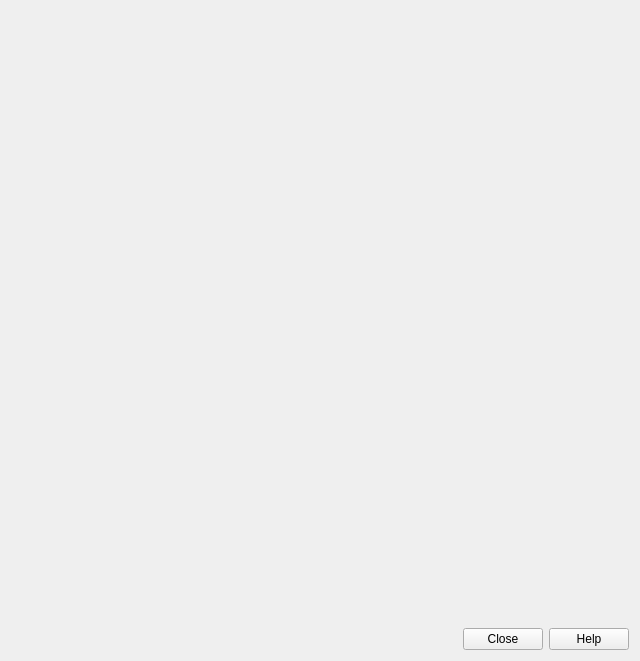
<?xml version="1.0" encoding="UTF-8"?>
<ui version="4.0">
 <class>QFieldCloudDialog</class>
 <widget class="QDialog" name="QFieldCloudDialog">
  <property name="geometry">
   <rect>
    <x>0</x>
    <y>0</y>
    <width>640</width>
    <height>661</height>
   </rect>
  </property>
  <property name="windowTitle">
   <string>WIMS Projects Overview</string>
  </property>
  <layout class="QVBoxLayout" name="verticalLayout">
   <item>
    <layout class="QHBoxLayout" name="headerHLayout">
     <item>
      <widget class="QLabel" name="welcomeLabel">
       <property name="text">
        <string/>
       </property>
       <property name="openExternalLinks">
        <bool>true</bool>
       </property>
      </widget>
     </item>
     <item>
      <spacer name="headerHSpacer">
       <property name="orientation">
        <enum>Qt::Horizontal</enum>
       </property>
       <property name="sizeHint" stdset="0">
        <size>
         <width>40</width>
         <height>20</height>
        </size>
       </property>
      </spacer>
     </item>
     <item>
      <widget class="QPushButton" name="avatarButton">
       <property name="sizePolicy">
        <sizepolicy hsizetype="Maximum" vsizetype="MinimumExpanding">
         <horstretch>50</horstretch>
         <verstretch>50</verstretch>
        </sizepolicy>
       </property>
       <property name="minimumSize">
        <size>
         <width>50</width>
         <height>50</height>
        </size>
       </property>
       <property name="maximumSize">
        <size>
         <width>16777215</width>
         <height>50</height>
        </size>
       </property>
       <property name="toolTip">
        <string>Click to sign out</string>
       </property>
       <property name="iconSize">
        <size>
         <width>50</width>
         <height>50</height>
        </size>
       </property>
       <property name="flat">
        <bool>true</bool>
       </property>
      </widget>
     </item>
    </layout>
   </item>
   <item>
    <widget class="QLabel" name="feedbackLabel">
     <property name="visible">
      <bool>false</bool>
     </property>
     <property name="styleSheet">
      <string notr="true">color: red</string>
     </property>
     <property name="text">
      <string/>
     </property>
     <property name="textFormat">
      <enum>Qt::PlainText</enum>
     </property>
     <property name="wordWrap">
      <bool>true</bool>
     </property>
     <property name="textInteractionFlags">
      <set>Qt::TextSelectableByKeyboard|Qt::TextSelectableByMouse</set>
     </property>
    </widget>
   </item>
   <item>
    <widget class="QStackedWidget" name="projectsStack">
     <property name="inputMethodHints">
      <set>Qt::ImhDialableCharactersOnly</set>
     </property>
     <property name="currentIndex">
      <number>2</number>
     </property>
     <widget class="QWidget" name="projectsListPage">
      <property name="sizePolicy">
       <sizepolicy hsizetype="Expanding" vsizetype="Expanding">
        <horstretch>0</horstretch>
        <verstretch>0</verstretch>
       </sizepolicy>
      </property>
      <layout class="QVBoxLayout" name="verticalLayout_2">
       <property name="leftMargin">
        <number>0</number>
       </property>
       <property name="topMargin">
        <number>0</number>
       </property>
       <property name="rightMargin">
        <number>0</number>
       </property>
       <property name="bottomMargin">
        <number>0</number>
       </property>
       <item>
        <widget class="QComboBox" name="projectsType"/>
       </item>
       <item>
        <widget class="QTableWidget" name="projectsTable">
         <property name="enabled">
          <bool>false</bool>
         </property>
         <property name="sizePolicy">
          <sizepolicy hsizetype="Expanding" vsizetype="Expanding">
           <horstretch>0</horstretch>
           <verstretch>1</verstretch>
          </sizepolicy>
         </property>
         <property name="editTriggers">
          <set>QAbstractItemView::NoEditTriggers</set>
         </property>
         <property name="selectionMode">
          <enum>QAbstractItemView::SingleSelection</enum>
         </property>
         <property name="selectionBehavior">
          <enum>QAbstractItemView::SelectRows</enum>
         </property>
         <property name="sortingEnabled">
          <bool>true</bool>
         </property>
         <attribute name="horizontalHeaderDefaultSectionSize">
          <number>60</number>
         </attribute>
         <attribute name="horizontalHeaderShowSortIndicator" stdset="0">
          <bool>true</bool>
         </attribute>
         <column>
          <property name="text">
           <string>Name</string>
          </property>
         </column>
         <column>
          <property name="text">
           <string>Owner</string>
          </property>
         </column>
        </widget>
       </item>
       <item>
        <layout class="QHBoxLayout" name="projectsActionsHLayout">
         <item>
          <widget class="QPushButton" name="createButton">
           <property name="toolTip">
            <string>Create New Project</string>
           </property>
           <property name="text">
            <string/>
           </property>
           <property name="icon">
            <iconset>
             <normaloff>../resources/cloud_create.svg</normaloff>../resources/cloud_create.svg</iconset>
           </property>
          </widget>
         </item>
         <item>
          <widget class="Line" name="line">
           <property name="orientation">
            <enum>Qt::Vertical</enum>
           </property>
          </widget>
         </item>
         <item>
          <widget class="QPushButton" name="synchronizeButton">
           <property name="toolTip">
            <string>Synchronize Selected Cloud Project</string>
           </property>
           <property name="text">
            <string/>
           </property>
           <property name="icon">
            <iconset>
             <normaloff>../resources/cloud_synchronize.svg</normaloff>../resources/cloud_synchronize.svg</iconset>
           </property>
          </widget>
         </item>
         <item>
          <widget class="QPushButton" name="editButton">
           <property name="toolTip">
            <string>Edit Selected Cloud Project</string>
           </property>
           <property name="text">
            <string/>
           </property>
           <property name="icon">
            <iconset>
             <normaloff>../resources/edit.svg</normaloff>../resources/edit.svg</iconset>
           </property>
          </widget>
         </item>
         <item>
          <widget class="QPushButton" name="openButton">
           <property name="toolTip">
            <string>Open Selected Cloud Project</string>
           </property>
           <property name="text">
            <string/>
           </property>
           <property name="icon">
            <iconset>
             <normaloff>../resources/launch.svg</normaloff>../resources/launch.svg</iconset>
           </property>
          </widget>
         </item>
         <item>
          <widget class="QPushButton" name="deleteButton">
           <property name="toolTip">
            <string>Delete Selected Cloud Project</string>
           </property>
           <property name="text">
            <string/>
           </property>
           <property name="icon">
            <iconset>
             <normaloff>../resources/delete.svg</normaloff>../resources/delete.svg</iconset>
           </property>
          </widget>
         </item>
         <item>
          <spacer name="headerHSpacer">
           <property name="orientation">
            <enum>Qt::Horizontal</enum>
           </property>
           <property name="sizeHint" stdset="0">
            <size>
             <width>40</width>
             <height>20</height>
            </size>
           </property>
          </spacer>
         </item>
         <item>
          <widget class="QPushButton" name="refreshButton">
           <property name="toolTip">
            <string>Refresh Cloud Projects List</string>
           </property>
           <property name="text">
            <string/>
           </property>
           <property name="icon">
            <iconset>
             <normaloff>../resources/refresh.svg</normaloff>../resources/refresh.svg</iconset>
           </property>
          </widget>
         </item>
        </layout>
       </item>
      </layout>
     </widget>
     <widget class="QWidget" name="projectsFormPage">
      <property name="sizePolicy">
       <sizepolicy hsizetype="Expanding" vsizetype="Minimum">
        <horstretch>0</horstretch>
        <verstretch>0</verstretch>
       </sizepolicy>
      </property>
      <layout class="QVBoxLayout" name="projectsSelectButtonLayout" stretch="0,0">
       <property name="leftMargin">
        <number>0</number>
       </property>
       <property name="topMargin">
        <number>0</number>
       </property>
       <property name="rightMargin">
        <number>0</number>
       </property>
       <property name="bottomMargin">
        <number>0</number>
       </property>
       <item>
        <layout class="QHBoxLayout" name="horizontalLayout">
         <item>
          <widget class="QToolButton" name="backButton">
           <property name="text">
            <string>Back</string>
           </property>
           <property name="icon">
            <iconset>
             <normaloff>:/images/themes/default/mActionArrowLeft.svg</normaloff>:/images/themes/default/mActionArrowLeft.svg</iconset>
           </property>
          </widget>
         </item>
         <item>
          <widget class="QLabel" name="projectPropertiesLabel">
           <property name="font">
            <font>
             <weight>75</weight>
             <bold>true</bold>
            </font>
           </property>
           <property name="text">
            <string>Project Properties</string>
           </property>
          </widget>
         </item>
         <item>
          <spacer name="horizontalSpacer">
           <property name="orientation">
            <enum>Qt::Horizontal</enum>
           </property>
           <property name="sizeHint" stdset="0">
            <size>
             <width>40</width>
             <height>20</height>
            </size>
           </property>
          </spacer>
         </item>
        </layout>
       </item>
       <item>
        <widget class="QTabWidget" name="projectTabs">
         <property name="currentIndex">
          <number>0</number>
         </property>
         <widget class="QWidget" name="projectFormTab">
          <attribute name="title">
           <string>Settings</string>
          </attribute>
          <layout class="QVBoxLayout" name="verticalLayout_3">
           <item>
            <widget class="QGroupBox" name="projectsOnlineSettingsGroupBox">
             <property name="title">
              <string>Online Project Settings</string>
             </property>
             <layout class="QGridLayout" name="gridLayout" columnstretch="1,4">
              <item row="2" column="0">
               <widget class="QLabel" name="projectDescriptionLabel">
                <property name="text">
                 <string>Description</string>
                </property>
               </widget>
              </item>
              <item row="1" column="0">
               <widget class="QLabel" name="projectNameLabel">
                <property name="text">
                 <string>Name</string>
                </property>
               </widget>
              </item>
              <item row="3" column="0">
               <widget class="QLabel" name="projectOwnerLabel">
                <property name="text">
                 <string>Owner</string>
                </property>
               </widget>
              </item>
              <item row="1" column="1">
               <layout class="QHBoxLayout" name="projectFormButtonLayout">
                <property name="leftMargin">
                 <number>0</number>
                </property>
                <property name="topMargin">
                 <number>0</number>
                </property>
                <item>
                 <widget class="QLineEdit" name="projectNameLineEdit">
                  <property name="toolTip">
                   <string>A valid project name consists of at least 3 characters, starting with a letter and containing nothing other than letters, digits, dashes and underscores</string>
                  </property>
                 </widget>
                </item>
                <item>
                 <widget class="QCheckBox" name="projectIsPrivateCheckBox">
                  <property name="enabled">
                   <bool>false</bool>
                  </property>
                  <property name="text">
                   <string>Private</string>
                  </property>
                 </widget>
                </item>
               </layout>
              </item>
              <item row="2" column="1">
               <widget class="QPlainTextEdit" name="projectDescriptionTextEdit"/>
              </item>
              <item row="3" column="1">
               <widget class="QLineEdit" name="projectOwnerLineEdit">
                <property name="enabled">
                 <bool>false</bool>
                </property>
                <property name="toolTip">
                 <string>A valid project name consists of at least 3 characters, starting with a letter and containing nothing other than letters, digits, dashes and underscores</string>
                </property>
                <property name="readOnly">
                 <bool>true</bool>
                </property>
               </widget>
              </item>
             </layout>
            </widget>
           </item>
           <item>
            <widget class="QGroupBox" name="projectsOfflineSettingsGroupBox">
             <property name="title">
              <string>Local Project Settings</string>
             </property>
             <layout class="QGridLayout" name="gridLayout_2" columnstretch="1,4">
              <item row="0" column="1">
               <layout class="QHBoxLayout" name="localDirHBoxLayout">
                <item>
                 <widget class="QLineEdit" name="localDirLineEdit"/>
                </item>
                <item>
                 <widget class="QToolButton" name="localDirButton">
                  <property name="text">
                   <string>...</string>
                  </property>
                 </widget>
                </item>
                <item>
                 <widget class="QPushButton" name="localDirOpenButton">
                  <property name="toolTip">
                   <string>Open in external file browser</string>
                  </property>
                  <property name="text">
                   <string/>
                  </property>
                  <property name="icon">
                   <iconset>
                    <normaloff>../resources/launch.svg</normaloff>../resources/launch.svg</iconset>
                  </property>
                 </widget>
                </item>
               </layout>
              </item>
              <item row="0" column="0">
               <widget class="QLabel" name="localDirLabel">
                <property name="text">
                 <string>Local Directory</string>
                </property>
               </widget>
              </item>
              <item row="1" column="1">
               <widget class="QLabel" name="localDirFeedbackLabel">
                <property name="text">
                 <string/>
                </property>
                <property name="wordWrap">
                 <bool>true</bool>
                </property>
                <property name="textInteractionFlags">
                 <set>Qt::LinksAccessibleByMouse|Qt::TextSelectableByMouse</set>
                </property>
               </widget>
              </item>
             </layout>
            </widget>
           </item>
           <item>
            <layout class="QHBoxLayout" name="projectFormButtonLayout_2">
             <property name="leftMargin">
              <number>0</number>
             </property>
             <property name="topMargin">
              <number>0</number>
             </property>
             <item>
              <spacer name="projectFormButtonSpacer_2">
               <property name="orientation">
                <enum>Qt::Horizontal</enum>
               </property>
               <property name="sizeHint" stdset="0">
                <size>
                 <width>40</width>
                 <height>20</height>
                </size>
               </property>
              </spacer>
             </item>
             <item>
              <widget class="QPushButton" name="editOnlineButton">
               <property name="text">
                <string>Edit on QFieldCloud</string>
               </property>
              </widget>
             </item>
             <item>
              <widget class="QPushButton" name="submitButton">
               <property name="text">
                <string>Update Project Details</string>
               </property>
              </widget>
             </item>
            </layout>
           </item>
          </layout>
         </widget>
         <widget class="QWidget" name="projectMetaTab">
          <attribute name="title">
           <string>Details</string>
          </attribute>
          <layout class="QVBoxLayout" name="verticalLayout_3">
           <item>
            <layout class="QFormLayout" name="formLayout">
             <item row="0" column="0">
              <widget class="QLabel" name="projectUrlLabel">
               <property name="text">
                <string>Project URL</string>
               </property>
              </widget>
             </item>
             <item row="0" column="1">
              <widget class="QLabel" name="projectUrlLabelValue">
               <property name="sizePolicy">
                <sizepolicy hsizetype="Expanding" vsizetype="Minimum">
                 <horstretch>0</horstretch>
                 <verstretch>0</verstretch>
                </sizepolicy>
               </property>
               <property name="text">
                <string/>
               </property>
               <property name="openExternalLinks">
                <bool>true</bool>
               </property>
               <property name="textInteractionFlags">
                <set>Qt::LinksAccessibleByKeyboard|Qt::LinksAccessibleByMouse|Qt::TextBrowserInteraction|Qt::TextSelectableByKeyboard|Qt::TextSelectableByMouse</set>
               </property>
              </widget>
             </item>
             <item row="1" column="0">
              <widget class="QLabel" name="createdAtLabel">
               <property name="text">
                <string>Created At</string>
               </property>
              </widget>
             </item>
             <item row="2" column="0">
              <widget class="QLabel" name="updatedAtLabel">
               <property name="text">
                <string>Updated At</string>
               </property>
              </widget>
             </item>
             <item row="3" column="0">
              <widget class="QLabel" name="lastSyncedAtLabel">
               <property name="text">
                <string>Last Synced At</string>
               </property>
              </widget>
             </item>
             <item row="1" column="1">
              <widget class="QLabel" name="createdAtLabelValue">
               <property name="text">
                <string/>
               </property>
              </widget>
             </item>
             <item row="2" column="1">
              <widget class="QLabel" name="updatedAtLabelValue">
               <property name="text">
                <string/>
               </property>
              </widget>
             </item>
             <item row="3" column="1">
              <widget class="QLabel" name="lastSyncedAtLabelValue">
               <property name="text">
                <string/>
               </property>
              </widget>
             </item>
            </layout>
           </item>
          </layout>
         </widget>
         <widget class="QWidget" name="projectFilesTab">
          <attribute name="title">
           <string>Files</string>
          </attribute>
          <layout class="QVBoxLayout" name="verticalLayout_3">
           <item>
            <widget class="QLabel" name="filesFeedbackLabel">
             <property name="visible">
              <bool>false</bool>
             </property>
             <property name="styleSheet">
              <string notr="true">color: red</string>
             </property>
             <property name="text">
              <string/>
             </property>
             <property name="wordWrap">
              <bool>true</bool>
             </property>
             <property name="textInteractionFlags">
              <set>Qt::TextSelectableByKeyboard|Qt::TextSelectableByMouse</set>
             </property>
            </widget>
           </item>
           <item>
            <widget class="QTreeWidget" name="projectFilesTree">
             <property name="editTriggers">
              <set>QAbstractItemView::NoEditTriggers</set>
             </property>
             <property name="tabKeyNavigation">
              <bool>true</bool>
             </property>
             <property name="showDropIndicator" stdset="0">
              <bool>false</bool>
             </property>
             <property name="columnCount">
              <number>4</number>
             </property>
             <attribute name="headerStretchLastSection">
              <bool>false</bool>
             </attribute>
             <column>
              <property name="text">
               <string>Filename</string>
              </property>
             </column>
             <column>
              <property name="text">
               <string>Size (bytes)</string>
              </property>
             </column>
             <column>
              <property name="text">
               <string>Created at</string>
              </property>
             </column>
             <column>
              <property name="text">
               <string>Actions</string>
              </property>
             </column>
            </widget>
           </item>
          </layout>
         </widget>
        </widget>
       </item>
      </layout>
     </widget>
     <widget class="QWidget" name="projectCreatePage">
      <layout class="QVBoxLayout" name="verticalLayout_4">
       <property name="spacing">
        <number>0</number>
       </property>
       <property name="leftMargin">
        <number>0</number>
       </property>
       <property name="topMargin">
        <number>0</number>
       </property>
       <property name="rightMargin">
        <number>0</number>
       </property>
       <property name="bottomMargin">
        <number>0</number>
       </property>
      </layout>
     </widget>
    </widget>
   </item>
   <item>
    <widget class="QDialogButtonBox" name="buttonBox">
     <property name="standardButtons">
      <set>QDialogButtonBox::Close|QDialogButtonBox::Help</set>
     </property>
    </widget>
   </item>
  </layout>
 </widget>
 <resources/>
 <connections/>
</ui>
